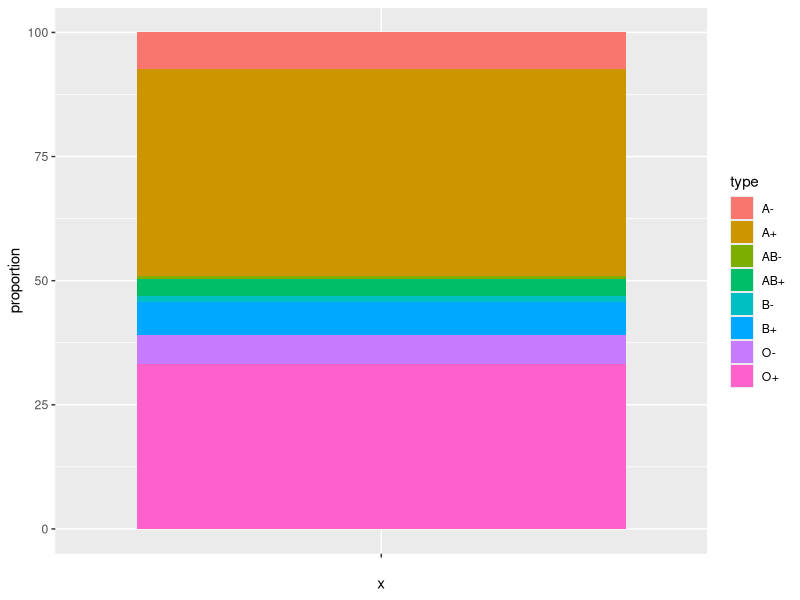
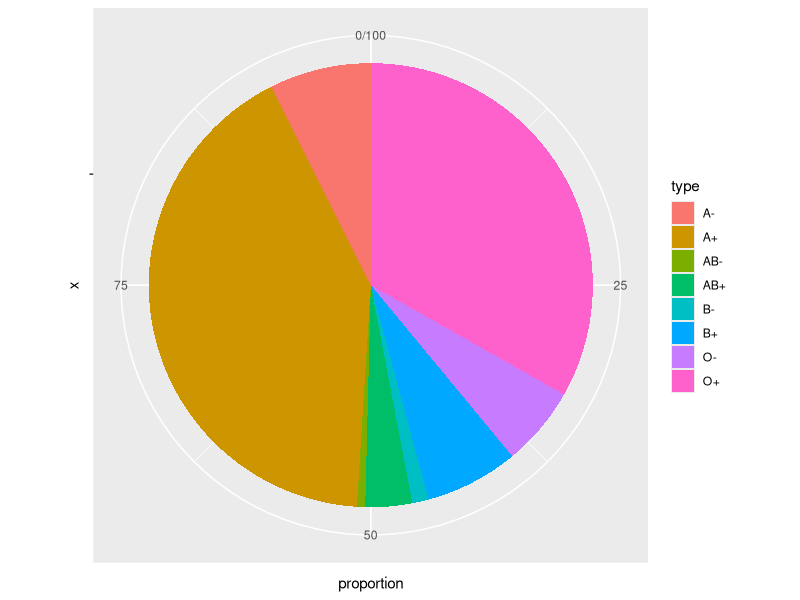
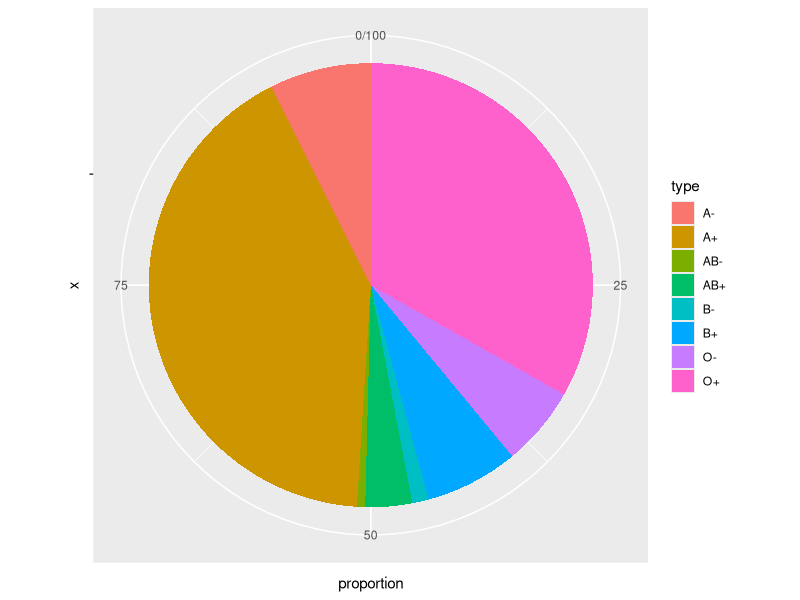
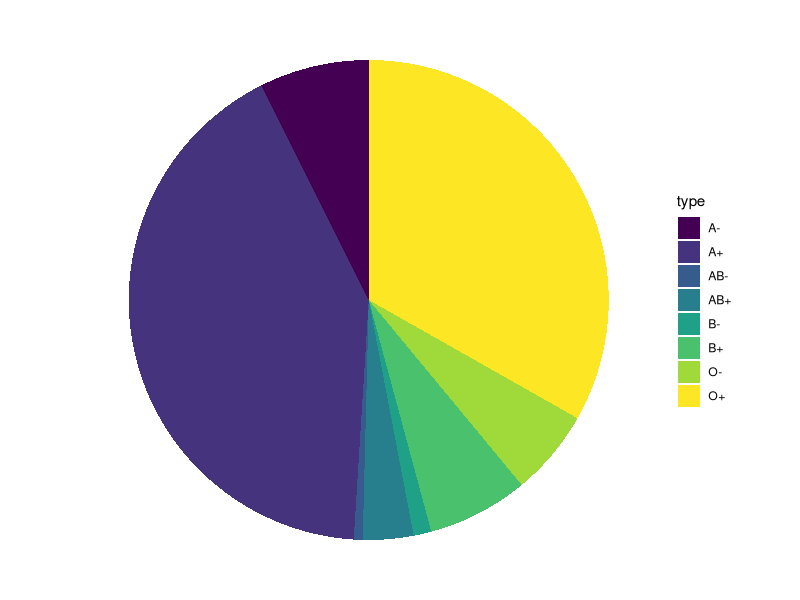

The R script that drew these images, in order:
## ---- chunk 1
knitr::opts_chunk$set(echo = TRUE, fig.align='center')

# title: Creating a pie chart
# author: jonathan
# revised: 21/2/2020 

WEB <- c("https://bioceed.uib.no/dropfolder/bioSTATS/Rmd/Basic/Visualizing/Simple/pie-chart.html")
GIT <- c("https://github.com/jonathansoule/biostats/blob/master/Basic/Visualizing/Simple/pie-chart.Rmd")
library(ggplot2)
library(gridExtra)
## ---- chunk 2
# variable 1
type <- c("O+", "A+", "B+", "AB+", "O-", "A-", "B-", "AB-")
# variable 2
proportion <- c(33.2,	41.6,	6.8,	3.4,	5.8,	7.4,	1.2,	0.6)
# dataframe
df <- data.frame(type, proportion)
## ---- chunk 3
ggplot(df, aes(x="", y=proportion, fill=type))+
  geom_col()
## ---- chunk 4
ggplot(df, aes(x="", y=proportion, fill=type))+
  geom_col() +
  coord_polar("y") 
## ---- chunk 5
ggplot(df, aes(x="", y=proportion, fill=type)) +
  geom_col() +
  coord_polar("y")  
## ---- chunk 6
ggplot(df, aes(x="", y=proportion, fill=type))+
  geom_col() +
  scale_fill_viridis_d() +
  coord_polar("y")+
  theme_void()
